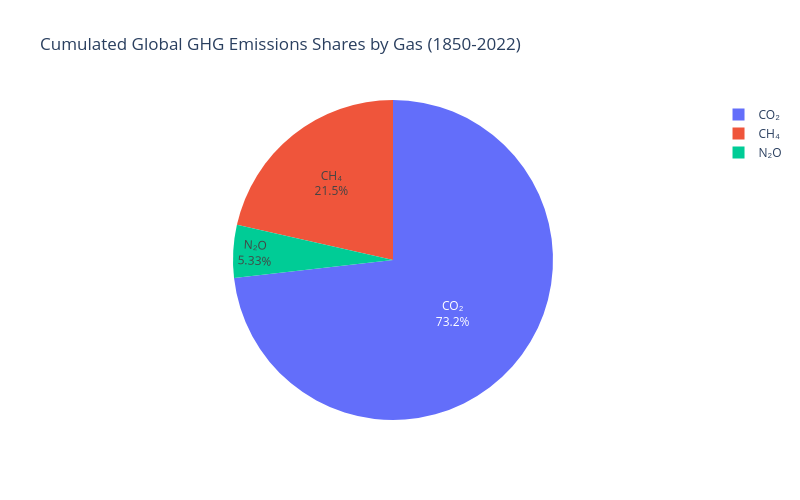

Notebook code for this chart:
### Code cell
# plot piechart

labels = ["N₂O", "CH₄", "CO₂"]

fig = go.Figure(
    data=[go.Pie(labels=labels, values=series, textinfo='label+percent')]
    )

fig.update_layout(
    title_text="Cumulated Global GHG Emissions Shares by Gas (1850-2022)",
    height=500,  # Total height of the figure
    width=800,   # Total width of the figure
)

fig.show()

### Figure 1 — Plotly figure (JSON) as saved in the notebook; plotly's stock layout.template omitted (floating-point values rounded to 4 significant figures)
{"data": [{"labels": ["N₂O", "CH₄", "CO₂"], "textinfo": "label+percent", "type": "pie", "values": [183800000000.0, 741000000000.0, 2525000000000.0]}], "layout": {"height": 500, "title": {"text": "Cumulated Global GHG Emissions Shares by Gas (1850-2022)"}, "width": 800}}
